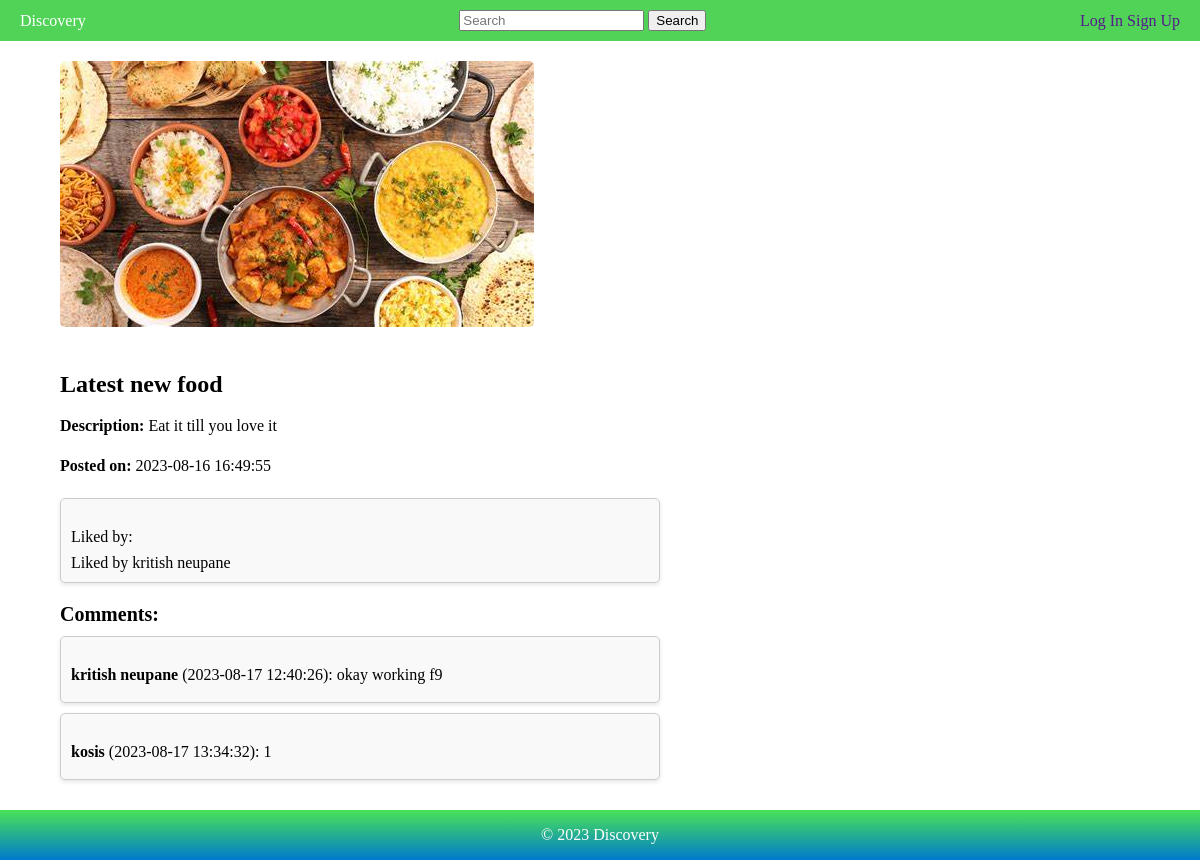
/viewpost.php?post_id=19, run on the app's committed database.
### tables this page shows
CREATE TABLE `posts` (
  `id` int(11) NOT NULL,
  `description` text DEFAULT NULL,
  `image` varchar(255) NOT NULL,
  `uploaded_by` varchar(50) NOT NULL,
  `created_at` timestamp NOT NULL DEFAULT current_timestamp(),
  `food_name` varchar(255) DEFAULT NULL
);

CREATE TABLE `comments` (
  `id` int(11) NOT NULL,
  `user_id` int(11) DEFAULT NULL,
  `post_id` int(11) DEFAULT NULL,
  `comment_text` text DEFAULT NULL,
  `created_at` timestamp NOT NULL DEFAULT current_timestamp()
);

CREATE TABLE `users` (
  `id` int(11) NOT NULL,
  `fullname` varchar(255) NOT NULL,
  `email` varchar(255) NOT NULL,
  `username` varchar(50) NOT NULL,
  `password` varchar(255) NOT NULL,
  `profile_picture` varchar(255) DEFAULT NULL
);

### viewpost.php (the view, shortened to what this page needs)
<?php
$servername = "localhost";
$username = "root";
$password = "";
$dbname = "disco";
$conn = new mysqli($servername, $username, $password, $dbname);
if (isset($_GET['post_id'])) {
    $post_id = $_GET['post_id'];
    $sql_post = "SELECT * FROM posts WHERE id = '$post_id'";
    $result_post = $conn->query($sql_post);
    if ($result_post->num_rows > 0) {
        $row_post = $result_post->fetch_assoc();
        $postDescription = $row_post['description'];
        $postImage = $row_post['image'];
        $postCreatedAt = $row_post['created_at'];
        $postFoodName = $row_post['food_name'];
        $sql_liked_by = "SELECT users.fullname FROM likes
                        JOIN users ON likes.user_id = users.id
                        WHERE likes.post_id = '$post_id'";
        $result_liked_by = $conn->query($sql_liked_by);
        $sql_comments = "SELECT users.id AS user_id, users.fullname, comments.id AS comment_id, comments.comment_text, comments.created_at
                         FROM comments
                         JOIN users ON comments.user_id = users.id
                         WHERE comments.post_id = '$post_id'
                         ORDER BY comments.created_at ASC";
        $result_comments = $conn->query($sql_comments);
    } else {
        echo "Post not found.";
    }
} else {
    echo "Invalid post ID.";
}
?>
<!DOCTYPE html>
<html>
<head>
    <link rel="stylesheet" href="styles.css">
    <link rel="stylesheet" href="viewpost.css">
</head>
<body style="font-family: Verdana; ">
<header>
    <div class="logo">
        <a href="index.php" style="text-decoration: none; color: inherit;">Discovery</a>
    </div>
    <nav>
    <form action="search.php" method="GET">
        <div class="search-container">
            <input type="text" placeholder="Search" class="search-box" name="search_query">
            <button type="submit" class="search-button">Search</button>
        </div>
    </form>
</nav>
    <div class="profile">
        <?php if (isset($_SESSION['user_id'])) : ?>
            <a href="userdashboard.php" style="text-decoration: none;">
                <?php echo ucfirst(strtolower($_SESSION['user_name'])); ?>
            </a>
        <?php else : ?>
            <a href="<?php echo $loginLink; ?>" style="text-decoration:none">Log In</a>
            <a href="<?php echo $signUpLink; ?>" style="text-decoration:none">Sign Up</a>
        <?php endif; ?>
    </div>
</header>
<div class="main">
    <div class="post-details">
        <img src="postspic/<?php echo $postImage; ?>" alt="Post Image">
        <h2><?php echo $postFoodName; ?></h2>
        <p><strong>Description:</strong> <?php echo $postDescription; ?></p>
        <p><strong>Posted on:</strong> <?php echo $postCreatedAt; ?></p>
        <div class="liked-by-section">
            <p>Liked by:</p>
            <?php
            if ($result_liked_by->num_rows > 0) {
                $liked_users = array();
                while ($row_liked_by = $result_liked_by->fetch_assoc()) {
                    $liked_users[] = $row_liked_by['fullname'];
                }
                $liked_count = count($liked_users);
                if ($liked_count == 1) {
                    echo "Liked by " . $liked_users[0];
                } else {
                    echo "Liked by " . $liked_users[0] . " ";
                    echo '<a href="#" id="show-others">' . ($liked_count - 1) . ' others</a>';
                }
            } else {
                echo "No likes yet.";
            }
            ?>
        </div>
        <div class="comments-section">
            <h3>Comments:</h3>
            <?php
            if ($result_comments->num_rows > 0) {
                while ($row_comment = $result_comments->fetch_assoc()) {
                    echo "<div class='comment'>";
                    echo "<p><strong>{$row_comment['fullname']}</strong> ({$row_comment['created_at']}): {$row_comment['comment_text']}</p>";
                    echo "</div>";
                }
            } else {
                echo "No comments yet.";
            }
            ?>
        </div>
    </div>
</div>
<footer class="site-footer">
    <p>&copy; <?php echo date("Y"); ?> Discovery</p>
</footer>
</body>
</html>

### styles.css (style rules this page uses)
body, ul, li { text-decoration:none; margin: 0; padding: 0; }
header { background-color: #51d358; color: white; display: flex; justify-content: space-between; align-items: center; padding: 10px 20px; }
* { box-sizing: border-box; }
.main { float: left; width: 60%; padding: 0 20px; overflow: hidden; }
.site-footer { text-align: center; padding: 0; background: linear-gradient(to bottom, #4ae257, #007acc); color: white; flex-shrink: 0; }
body { display: flex; flex-direction: column; min-height: 100vh; }

### viewpost.css (style rules this page uses)
body { font-family: Verdana; margin: 0; padding: 0; }
.main { padding: 20px; box-sizing: border-box; }
.post-details { margin: 0 auto; max-width: 600px; }
.post-details img { max-width: 100%; height: auto; border-radius: 5px; margin-bottom: 20px; }
.post-details h2 { font-size: 24px; margin-bottom: 10px; }
.post-details p { font-size: 16px; line-height: 1.5; margin-bottom: 10px; }
.liked-by-section { margin-top: 20px; padding: 10px; border: 1px solid #ccc; border-radius: 5px; background-color: #f9f9f9; box-shadow: 0px 2px 4px rgba(0, 0, 0, 0.1); }
.liked-by-section p { font-size: 16px; margin-bottom: 5px; }
.comments-section { margin-top: 20px; }
.comments-section h3 { font-size: 20px; margin-bottom: 10px; }
.comment { border: 1px solid #ccc; padding: 10px; border-radius: 5px; margin-bottom: 10px; background-color: #f9f9f9; box-shadow: 0px 2px 4px rgba(0, 0, 0, 0.1); }
.comment p { font-size: 16px; margin-bottom: 5px; }
.site-footer { text-align: center; padding: 0; background: linear-gradient(to bottom, #4ae257, #007acc); color: white; flex-shrink: 0; }

### data on the page
posts: image (picture), food_name "Latest new food", description "Eat it till you love it", created_at "2023-08-16 16:49:55"
comments: user.fullname "kritish neupane", created_at "2023-08-17 12:40:26", comment_text "okay working f9"
comments: user.fullname "kosis", created_at "2023-08-17 13:34:32", comment_text "1"

### other printed values
$liked_users[0] "kritish neupane"
